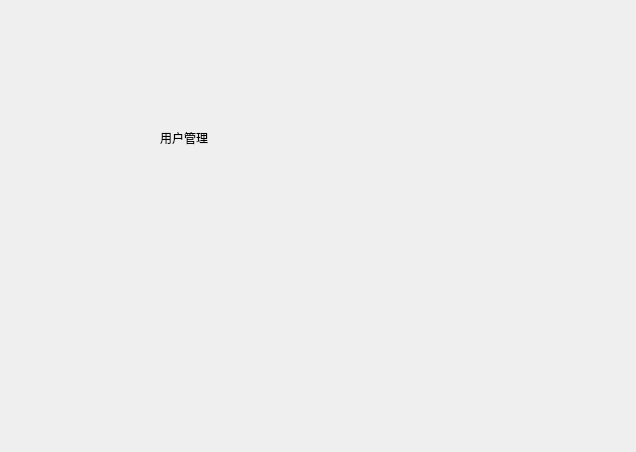
<?xml version="1.0" encoding="UTF-8"?>
<ui version="4.0">
 <class>UserManageView</class>
 <widget class="QWidget" name="UserManageView">
  <property name="geometry">
   <rect>
    <x>0</x>
    <y>0</y>
    <width>636</width>
    <height>452</height>
   </rect>
  </property>
  <property name="windowTitle">
   <string>Form</string>
  </property>
  <widget class="QLabel" name="label">
   <property name="geometry">
    <rect>
     <x>160</x>
     <y>130</y>
     <width>72</width>
     <height>15</height>
    </rect>
   </property>
   <property name="text">
    <string>用户管理</string>
   </property>
  </widget>
 </widget>
 <resources/>
 <connections/>
</ui>
